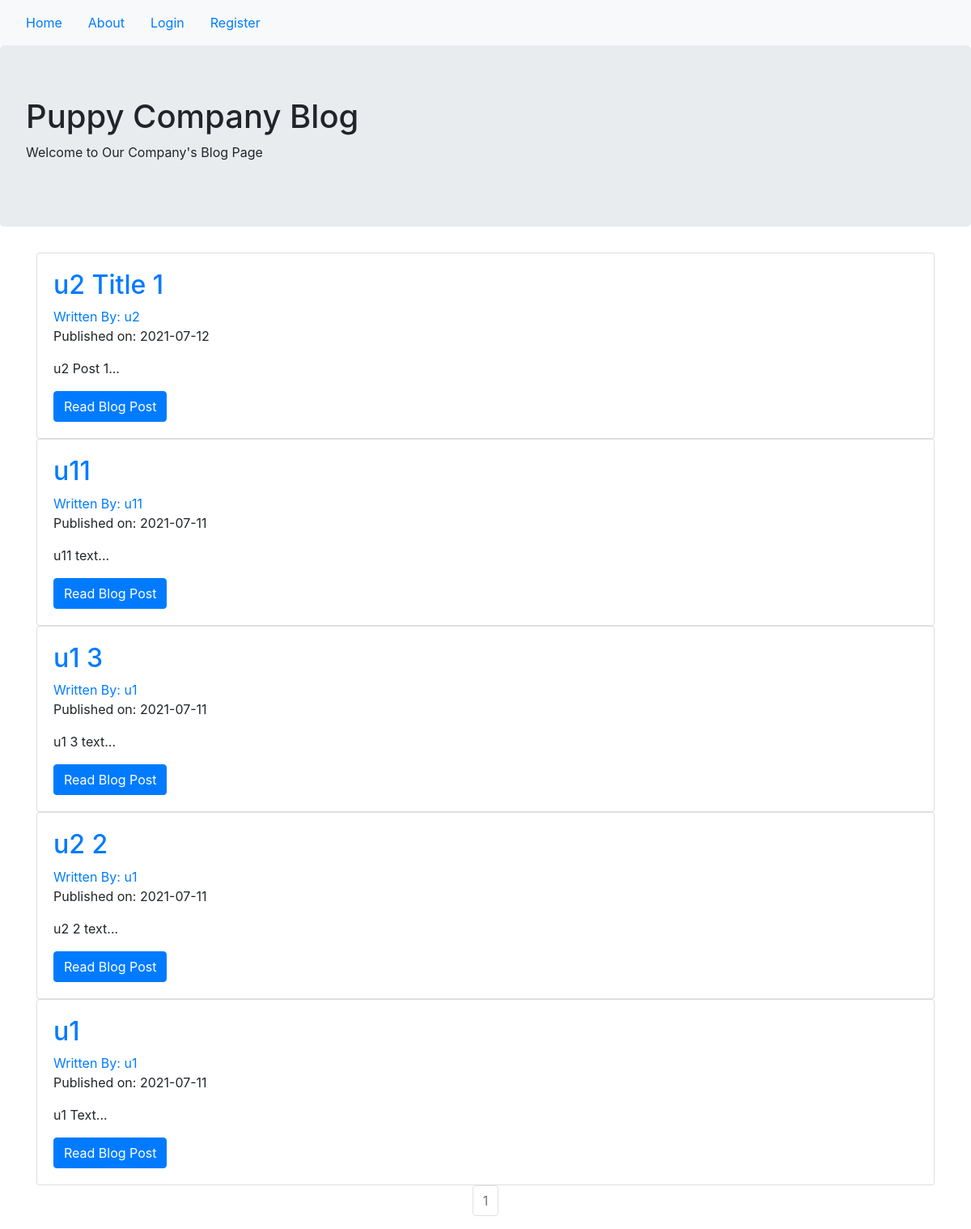
The page / on the database its author committed.
### carcompanyblog/models.py (models this page shows, shortened)
class BlogPost(db.Model, UserMixin):
    users = db.relationship(User)
    id = db.Column(db.Integer, primary_key = True)
    user_id = db.Column(db.Integer, db.ForeignKey('users.id'), nullable=False)
    date = db.Column(db.DateTime, nullable=False, default=datetime.utcnow)
    title = db.Column(db.String(140), nullable=False)
    text = db.Column(db.Text, nullable=False)

class User(db.Model, UserMixin):
    __tablename__ = 'users'
    id = db.Column(db.Integer, primary_key= True)
    profile_image  = db.Column(db.String(80), nullable=False, default='default_profile.png')
    email = db.Column(db.String(80), unique = True, index = True)
    username = db.Column(db.String(64), unique = True, index=True)
    password_hash = db.Column(db.String(120))
    posts = db.relationship('BlogPost', backref='author', lazy=True)

### carcompanyblog/core/views.py (the view)
@core.route('/')
def index():
    page = request.args.get('page', 1, type=int)
    blog_posts = BlogPost.query.order_by(BlogPost.date.desc()).paginate(page=page, per_page=10)
    return render_template('index.html', blog_posts=blog_posts)

### carcompanyblog/templates/index.html (shortened to what this page needs)
{% extends "base.html" %}
{% block content %}
  <div class="jumbotron">
    <h1>Puppy Company Blog</h1>
    <p>Welcome to Our Company's Blog Page</p>
  </div>
  <div class="container">
    {% for post in blog_posts.items %}
    <div class="card" >
      <div class="card-body">
        <h2><a class="card-title" href="  {{ url_for('blog_posts.blog_post', blog_post_id=post.id) }}">{{ post.title }}</a></h2>
        <a href="{{ url_for('users.user_posts', username=post.author.username) }}">Written By: {{ post.author.username }}</a>
        <p>Published on: {{ post.date.strftime('%Y-%m-%d') }}</p>
        <p class="card-text">{{ post.text[:100] }}...</p>
        <a href="{{ url_for('blog_posts.blog_post', blog_post_id=post.id) }}" class="btn btn-primary">Read Blog Post</a>
      </div>
    </div>
   {% endfor %}
   <nav aria-label="Page navigation example">
     <ul class="pagination justify-content-center">
       {% for page_num in blog_posts.iter_pages(left_edge=1, right_edge=1, left_current=1, right_current=2) %}
          {% if blog_posts.page == page_num %}
          <li class="page-item disabled">
            <a class="page-link" href="{{ url_for('core.index', page=page_num) }}">{{ page_num }}</a></li>
          {% else %}
            <li class="page-item"><a class="page-link" href="{{ url_for('core.index', page=page_num) }}">{{ page_num }}</a></li>
          {% endif %}
      {% endfor %}
         </ul>
    </nav>
{% endblock %}

### carcompanyblog/templates/base.html (shortened to what this page needs)
<!DOCTYPE html>
<html lang="en">
<head>
   <link rel="stylesheet" href="https://maxcdn.bootstrapcdn.com/bootstrap/4.0.0/css/bootstrap.min.css">
</head>
<body>
  <nav class="navbar navbar-expand-lg navbar-light bg-light">
        <a class="nav-item nav-link" href="{{ url_for('core.index') }}">Home</a>
        <a class="nav-item nav-link" href="{{ url_for('core.info') }}">About</a>
        {% if current_user.is_authenticated %}
        <a class="nav-item nav-link" href="{{ url_for('users.logout') }}">Logout</a>
        <a class="nav-item nav-link" href="{{ url_for('users.account') }}">Account</a>
        <a class="nav-item nav-link" href="{{ url_for('blog_posts.create_post') }}">Create Post</a>
      {% else %}
        <a class="nav-item nav-link" href="{{ url_for('users.login') }}">Login</a>
    <a class="nav-item nav-link" href="{{ url_for('users.register') }}">Register</a>
      {% endif %}
    </nav>
    {% block content %}
    {% endblock %}
</body>
</html>

### rows shown on the page
BlogPost: title "u2 Title 1", author.username "u2", date "2021-07-12", text "u2 Post 1"
BlogPost: title "u11", author.username "u11", date "2021-07-11", text "u11 text"
BlogPost: title "u1 3", author.username "u1", date "2021-07-11", text "u1 3 text"
BlogPost: title "u2 2", author.username "u1", date "2021-07-11", text "u2 2 text"
BlogPost: title "u1", author.username "u1", date "2021-07-11", text "u1 Text"

### other values the page prints
{{ page_num }} "1"
